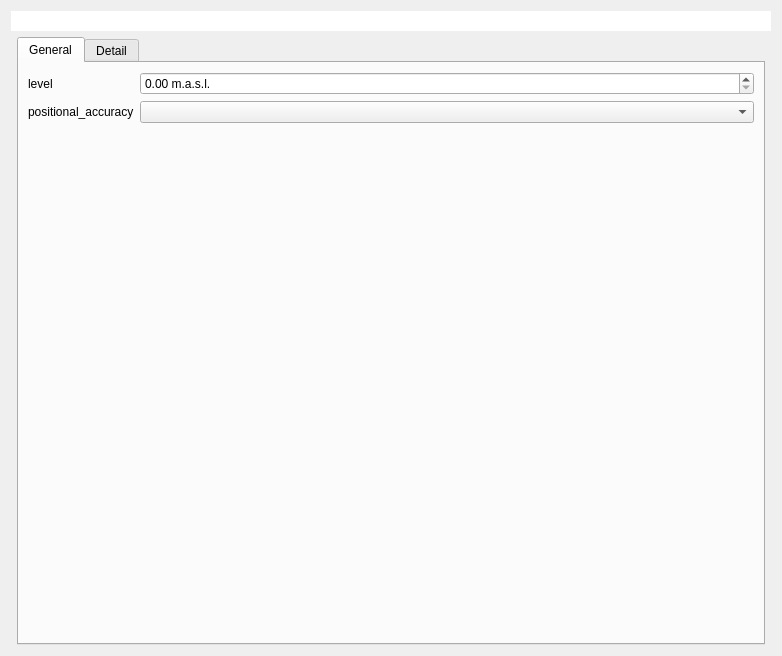
<?xml version="1.0" encoding="UTF-8"?>
<ui version="4.0">
 <class>Form</class>
 <widget class="QWidget" name="Form">
  <property name="geometry">
   <rect>
    <x>0</x>
    <y>0</y>
    <width>782</width>
    <height>656</height>
   </rect>
  </property>
  <property name="windowTitle">
   <string>Form</string>
  </property>
  <layout class="QGridLayout" name="gridLayout">
   <item row="0" column="0" colspan="3">
    <widget class="QLineEdit" name="obj_id">
     <property name="font">
      <font>
       <weight>75</weight>
       <bold>true</bold>
      </font>
     </property>
     <property name="frame">
      <bool>false</bool>
     </property>
    </widget>
   </item>
   <item row="1" column="1">
    <widget class="QTabWidget" name="tabWidget">
     <property name="currentIndex">
      <number>0</number>
     </property>
     <widget class="QWidget" name="tab">
      <attribute name="title">
       <string>General</string>
      </attribute>
      <layout class="QFormLayout" name="formLayout_2">
       <property name="fieldGrowthPolicy">
        <enum>QFormLayout::AllNonFixedFieldsGrow</enum>
       </property>
       <item row="0" column="0">
        <widget class="QLabel" name="label">
         <property name="text">
          <string>level</string>
         </property>
        </widget>
       </item>
       <item row="0" column="1">
        <widget class="QDoubleSpinBox" name="level">
         <property name="suffix">
          <string> m.a.s.l.</string>
         </property>
        </widget>
       </item>
       <item row="2" column="0" colspan="2">
        <widget class="QgsRelationReferenceWidget" name="fk_wastewater_structure"/>
       </item>
       <item row="1" column="1">
        <widget class="QComboBox" name="positional_accuracy"/>
       </item>
       <item row="1" column="0">
        <widget class="QLabel" name="label_7">
         <property name="text">
          <string>positional_accuracy</string>
         </property>
        </widget>
       </item>
      </layout>
     </widget>
     <widget class="QWidget" name="tab_2">
      <attribute name="title">
       <string>Detail</string>
      </attribute>
      <layout class="QGridLayout" name="gridLayout_2">
       <property name="margin">
        <number>0</number>
       </property>
       <item row="0" column="0">
        <widget class="QScrollArea" name="scrollArea">
         <property name="frameShape">
          <enum>QFrame::NoFrame</enum>
         </property>
         <property name="widgetResizable">
          <bool>true</bool>
         </property>
         <widget class="QWidget" name="scrollAreaWidgetContents">
          <property name="geometry">
           <rect>
            <x>0</x>
            <y>0</y>
            <width>748</width>
            <height>562</height>
           </rect>
          </property>
          <layout class="QFormLayout" name="formLayout">
           <item row="0" column="0">
            <widget class="QLabel" name="label_9">
             <property name="text">
              <string>brand</string>
             </property>
            </widget>
           </item>
           <item row="0" column="1">
            <widget class="QLineEdit" name="brand"/>
           </item>
           <item row="1" column="0">
            <widget class="QLabel" name="lblCoverShape">
             <property name="text">
              <string>cover_shape</string>
             </property>
            </widget>
           </item>
           <item row="1" column="1">
            <widget class="QComboBox" name="cover_shape"/>
           </item>
           <item row="2" column="0">
            <widget class="QLabel" name="label_2">
             <property name="text">
              <string>depth</string>
             </property>
            </widget>
           </item>
           <item row="2" column="1">
            <widget class="QLineEdit" name="depth"/>
           </item>
           <item row="3" column="0">
            <widget class="QLabel" name="label_5">
             <property name="text">
              <string>diameter</string>
             </property>
            </widget>
           </item>
           <item row="3" column="1">
            <widget class="QLineEdit" name="diameter"/>
           </item>
           <item row="4" column="0">
            <widget class="QLabel" name="label_6">
             <property name="text">
              <string>fastening</string>
             </property>
            </widget>
           </item>
           <item row="4" column="1">
            <widget class="QComboBox" name="fastening"/>
           </item>
           <item row="5" column="0">
            <widget class="QLabel" name="label_3">
             <property name="text">
              <string>material</string>
             </property>
            </widget>
           </item>
           <item row="5" column="1">
            <widget class="QComboBox" name="material"/>
           </item>
           <item row="6" column="0">
            <widget class="QLabel" name="label_4">
             <property name="text">
              <string>sludge_bucket</string>
             </property>
            </widget>
           </item>
           <item row="6" column="1">
            <widget class="QComboBox" name="sludge_bucket"/>
           </item>
           <item row="7" column="0">
            <widget class="QLabel" name="label_8">
             <property name="text">
              <string>venting</string>
             </property>
            </widget>
           </item>
           <item row="7" column="1">
            <widget class="QComboBox" name="venting"/>
           </item>
          </layout>
         </widget>
        </widget>
       </item>
      </layout>
     </widget>
    </widget>
   </item>
  </layout>
 </widget>
 <customwidgets>
  <customwidget>
   <class>QgsRelationReferenceWidget</class>
   <extends>QWidget</extends>
   <header>qgsrelationreferencewidget.h</header>
  </customwidget>
 </customwidgets>
 <resources/>
 <connections/>
</ui>
